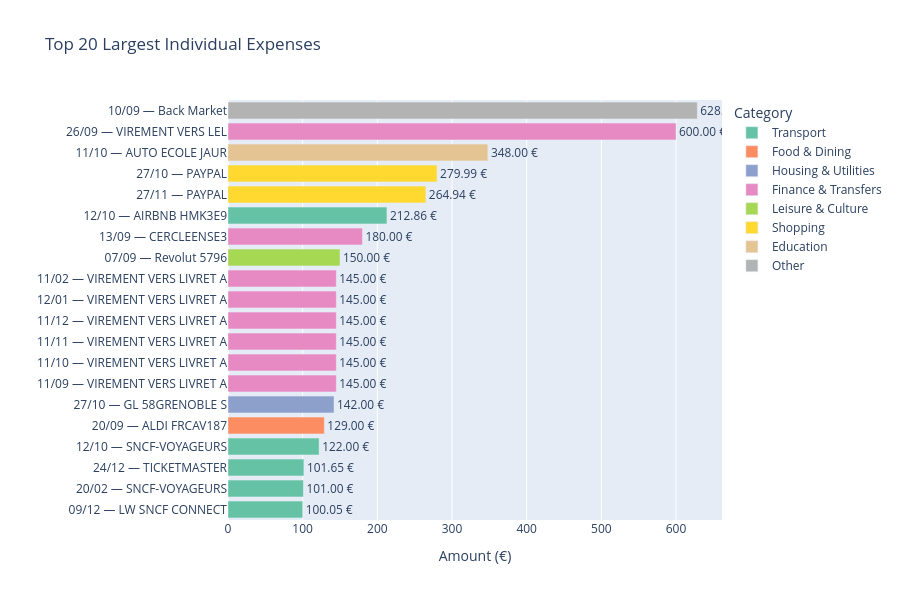

Source (notebook cell):
### Markdown cell above
## 4. Top 20 Individual Expenses

### Code cell
# Top 20 biggest individual expenses
top20 = expenses.nlargest(20, "expense")[["date", "Libelle simplifie", "expense", "category"]].copy()
top20["label"] = top20["date"].dt.strftime("%d/%m") + " — " + top20["Libelle simplifie"]

fig = px.bar(
    top20.sort_values("expense"),
    x="expense", y="label", color="category",
    orientation="h",
    title="Top 20 Largest Individual Expenses",
    labels={"expense": "Amount (€)", "label": "", "category": "Category"},
    color_discrete_sequence=px.colors.qualitative.Set2,
    text="expense",
    height=600,
)
fig.update_traces(texttemplate="%{text:,.2f} €", textposition="outside")
fig.update_layout(yaxis=dict(categoryorder="total ascending"), showlegend=True)
fig.show()

### Figure 1 — Plotly figure (JSON) as saved in the notebook; plotly's stock layout.template omitted (floating-point values rounded to 4 significant figures)
{"data": [{"hovertemplate": "Category=Transport<br>Amount (€)=%{text}<br>=%{y}<extra></extra>", "legendgroup": "Transport", "marker": {"color": "rgb(102,194,165)", "pattern": {"shape": ""}}, "name": "Transport", "orientation": "h", "showlegend": true, "text": [100.0, 101.0, 101.7, 122.0, 212.9], "textposition": "outside", "texttemplate": "%{text:,.2f} €", "type": "bar", "x": [100.0, 101.0, 101.7, 122.0, 212.9], "xaxis": "x", "y": ["09/12 — LW SNCF CONNECT", "20/02 — SNCF-VOYAGEURS", "24/12 — TICKETMASTER", "12/10 — SNCF-VOYAGEURS", "12/10 — AIRBNB HMK3E9"], "yaxis": "y"}, {"hovertemplate": "Category=Food & Dining<br>Amount (€)=%{text}<br>=%{y}<extra></extra>", "legendgroup": "Food & Dining", "marker": {"color": "rgb(252,141,98)", "pattern": {"shape": ""}}, "name": "Food & Dining", "orientation": "h", "showlegend": true, "text": [129.0], "textposition": "outside", "texttemplate": "%{text:,.2f} €", "type": "bar", "x": [129.0], "xaxis": "x", "y": ["20/09 — ALDI FRCAV187"], "yaxis": "y"}, {"hovertemplate": "Category=Housing & Utilities<br>Amount (€)=%{text}<br>=%{y}<extra></extra>", "legendgroup": "Housing & Utilities", "marker": {"color": "rgb(141,160,203)", "pattern": {"shape": ""}}, "name": "Housing & Utilities", "orientation": "h", "showlegend": true, "text": [142.0], "textposition": "outside", "texttemplate": "%{text:,.2f} €", "type": "bar", "x": [142.0], "xaxis": "x", "y": ["27/10 — GL 58GRENOBLE S"], "yaxis": "y"}, {"hovertemplate": "Category=Finance & Transfers<br>Amount (€)=%{text}<br>=%{y}<extra></extra>", "legendgroup": "Finance & Transfers", "marker": {"color": "rgb(231,138,195)", "pattern": {"shape": ""}}, "name": "Finance & Transfers", "orientation": "h", "showlegend": true, "text": [145.0, 145.0, 145.0, 145.0, 145.0, 145.0, 180.0, 600.0], "textposition": "outside", "texttemplate": "%{text:,.2f} €", "type": "bar", "x": [145.0, 145.0, 145.0, 145.0, 145.0, 145.0, 180.0, 600.0], "xaxis": "x", "y": ["11/09 — VIREMENT VERS LIVRET A", "11/10 — VIREMENT VERS LIVRET A", "11/11 — VIREMENT VERS LIVRET A", "11/12 — VIREMENT VERS LIVRET A", "12/01 — VIREMENT VERS LIVRET A", "11/02 — VIREMENT VERS LIVRET A", "13/09 — CERCLEENSE3", "26/09 — VIREMENT VERS LEL"], "yaxis": "y"}, {"hovertemplate": "Category=Leisure & Culture<br>Amount (€)=%{text}<br>=%{y}<extra></extra>", "legendgroup": "Leisure & Culture", "marker": {"color": "rgb(166,216,84)", "pattern": {"shape": ""}}, "name": "Leisure & Culture", "orientation": "h", "showlegend": true, "text": [150.0], "textposition": "outside", "texttemplate": "%{text:,.2f} €", "type": "bar", "x": [150.0], "xaxis": "x", "y": ["07/09 — Revolut 5796"], "yaxis": "y"}, {"hovertemplate": "Category=Shopping<br>Amount (€)=%{text}<br>=%{y}<extra></extra>", "legendgroup": "Shopping", "marker": {"color": "rgb(255,217,47)", "pattern": {"shape": ""}}, "name": "Shopping", "orientation": "h", "showlegend": true, "text": [264.9, 280.0], "textposition": "outside", "texttemplate": "%{text:,.2f} €", "type": "bar", "x": [264.9, 280.0], "xaxis": "x", "y": ["27/11 — PAYPAL", "27/10 — PAYPAL"], "yaxis": "y"}, {"hovertemplate": "Category=Education<br>Amount (€)=%{text}<br>=%{y}<extra></extra>", "legendgroup": "Education", "marker": {"color": "rgb(229,196,148)", "pattern": {"shape": ""}}, "name": "Education", "orientation": "h", "showlegend": true, "text": [348.0], "textposition": "outside", "texttemplate": "%{text:,.2f} €", "type": "bar", "x": [348.0], "xaxis": "x", "y": ["11/10 — AUTO ECOLE JAUR"], "yaxis": "y"}, {"hovertemplate": "Category=Other<br>Amount (€)=%{text}<br>=%{y}<extra></extra>", "legendgroup": "Other", "marker": {"color": "rgb(179,179,179)", "pattern": {"shape": ""}}, "name": "Other", "orientation": "h", "showlegend": true, "text": [628.5], "textposition": "outside", "texttemplate": "%{text:,.2f} €", "type": "bar", "x": [628.5], "xaxis": "x", "y": ["10/09 — Back Market"], "yaxis": "y"}], "layout": {"barmode": "relative", "height": 600, "legend": {"title": {"text": "Category"}, "tracegroupgap": 0}, "showlegend": true, "title": {"text": "Top 20 Largest Individual Expenses"}, "xaxis": {"anchor": "y", "domain": [0, 1], "title": {"text": "Amount (€)"}}, "yaxis": {"anchor": "x", "categoryorder": "total ascending", "domain": [0, 1], "title": {"text": ""}}}}
